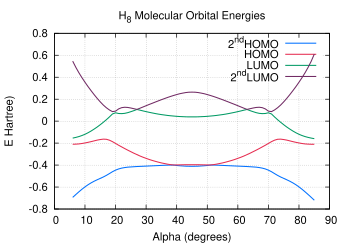

This figure's gnuplot source:
set term postscript enhanced eps color "Palatino" 16
set size 0.7, 0.7
set encoding iso

# Set line styles
set style line  1 lt 1 lw 3 lc rgb "#0070FF" pt 6    # blue
set style line  2 lt 1 lw 3 lc rgb "#E52B50" pt 6    # red
set style line  3 lt 1 lw 3 lc rgb "#009A63" pt 6    # green
set style line  4 lt 1 lw 3 lc rgb "#702963" pt 6    # purple
set style line  5 lt 1 lw 3 lc rgb "#F28500" pt 6    # orange
set style line  6 lt 1 lw 3 lc rgb "#00BFFF" pt 6    # deep sky blue
set style line  7 lt 1 lw 3 lc rgb "#FF91A4" pt 6    # pink
set style line  8 lt 1 lw 3 lc rgb "#50C878" pt 6    # light green
set style line  9 lt 1 lw 3 lc rgb "#C9A0DC" pt 6    # lavender
set style line 10 lt 1 lw 3 lc rgb "#000000" pt 6    # black
set style line 11 lt 2 lw 3 lc rgb "#0070FF" pt 6    # blue
set style line 12 lt 2 lw 3 lc rgb "#E52B50" pt 6    # red
set style line 13 lt 2 lw 3 lc rgb "#009A63" pt 6    # green
set style line 14 lt 2 lw 3 lc rgb "#702963" pt 6    # purple
set style line 15 lt 2 lw 3 lc rgb "#F28500" pt 6    # orange
set style line 16 lt 2 lw 3 lc rgb "#00BFFF" pt 6    # deep sky blue
set style line 17 lt 2 lw 3 lc rgb "#FF91A4" pt 6    # pink
set style line 18 lt 2 lw 3 lc rgb "#50C878" pt 6    # light green
set style line 19 lt 2 lw 3 lc rgb "#C9A0DC" pt 6    # lavender
set style line 20 lt 2 lw 3 lc rgb "#000000" pt 6    # black
set style line 100 lt 1 lw 1 lc rgb "#FFFFFF"

set title "H_{8} Molecular Orbital Energies"
set xlabel "Alpha (degrees)"
set ylabel "E Hartree)"
set xtics 0, 10.0
#set x2tics ( 45.00 ) format "" scale 0
set grid xtics x2tics ytics

set output "h8_2rows_MOE.eps"
set xrange [0:*]
set yrange [*:*]
plot "h8_2rows_MOE" u 1:3 w l ls 1 ti "2^{nd}HOMO",  \
     "h8_2rows_MOE" u 1:4 w l ls 2 ti "HOMO",  \
     "h8_2rows_MOE" u 1:5 w l ls 3 ti "LUMO", \
     "h8_2rows_MOE" u 1:6 w l ls 4 ti "2^{nd}LUMO"
